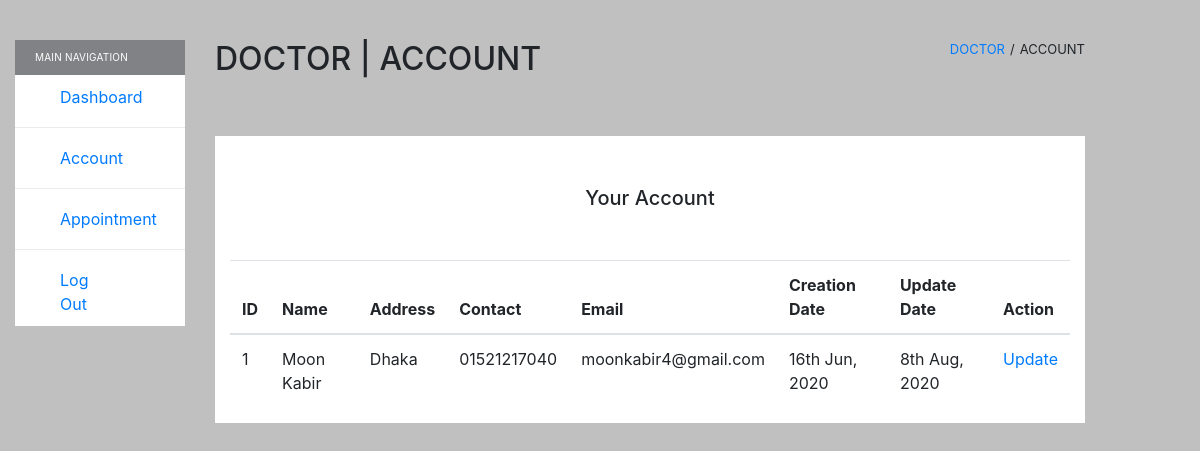
Screenshot of /project_versity_hospital/doctor-profile.php (signed in) with the database file from the repository.
### tables this page shows
CREATE TABLE IF NOT EXISTS `doctor` (
  `Id` int(11) NOT NULL AUTO_INCREMENT,
  `specialization` varchar(255) NOT NULL,
  `name` varchar(255) NOT NULL,
  `address` varchar(255) NOT NULL,
  `fees` int(11) NOT NULL,
  `contact` varchar(11) NOT NULL,
  `email` varchar(255) NOT NULL,
  `scheduleTime` varchar(255) NOT NULL,
  `status` int(1) NOT NULL DEFAULT 1,
  `password` varchar(255) NOT NULL,
  `creationdate` timestamp NOT NULL DEFAULT current_timestamp(),
  `updateDate` timestamp NOT NULL DEFAULT current_timestamp() ON UPDATE current_timestamp(),
  PRIMARY KEY (`Id`) USING BTREE,
  UNIQUE KEY `email` (`email`)
);

### project_versity_hospital/inc/doctor/profile-dashboard.php (the view, shortened to what this page needs)
<div class="container-fluid container-fullw bg-white doctor-specialization">
    <div class="row">
        <div class="col-md-12 doctor-specialization-list">
            <h5 class="text-center">Your Account</h5>
            <form method="POST">
                <table class="table table-hover" id="sample-table-1">
                    <thead>
                        <tr>
                            <th class="center">ID</th>
                            <th>Name</th>
                            <th>Address</th>
                            <th>Contact</th>
                            <th>Email</th>
                            <th class="hidden-xs">Creation Date</th>
                            <th class="hidden-xs">Update Date</th>
                            <th>Action</th>
                        </tr>
                    </thead>
                    <tbody>
                    <?php
                    while ($data = mysqli_fetch_assoc($result)) {
                        $ctimestamp = strtotime($data['creationdate']);
                        $utimestamp = strtotime($data['updateDate']);
                        $cdate = date("jS M, Y", $ctimestamp);
                        $udate = date("jS M, Y", $utimestamp);
                    ?>
                    <tr>
                        <td><?php echo $data['Id'];?></td>
                        <td><?php echo $data['name'];?></td>
                        <td><?php echo $data['address'];?></td>
                        <td><?php echo $data['contact'];?></td>
                        <td><?php echo $data['email'];?></td>
                        <td><?php echo $cdate;?></td>
                        <td><?php echo $udate;?></td>
                        <td>
                            <a class="update" data-taskid="<?php echo $data['Id'];?>" href='doctor-edit-profile.php'>Update</a>
                        </td>
                    </tr>
                    <?php
                        }
                    ?>
                    </tbody>
                </table>
            </form>
        </div>
    </div>
</div>

### project_versity_hospital/assets/css/main.css (style rules this page uses)
a, a:hover { text-decoration: none; }
.bg-color { background-color: silver; }
.doctor-specialization-list { padding-top: 50px; }
.doctor-specialization-list h5 { margin-bottom: 50px; }

### rows the page displays
doctor: Id "1", name "Moon Kabir", address "Dhaka", contact "01521217040", email "moonkabir4@gmail.com", creationdate "16th Jun, 2020", updateDate "8th Aug, 2020"
